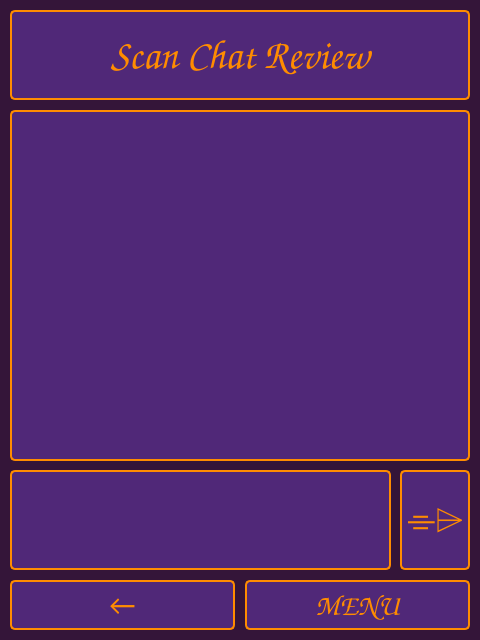
<?xml version="1.0" encoding="UTF-8"?>
<ui version="4.0">
 <class>scanChatWindow</class>
 <widget class="QDialog" name="scanChatWindow">
  <property name="geometry">
   <rect>
    <x>0</x>
    <y>0</y>
    <width>480</width>
    <height>640</height>
   </rect>
  </property>
  <property name="windowTitle">
   <string>Dialog</string>
  </property>
  <property name="styleSheet">
   <string notr="true">QDialog {
    background-color: rgb(52, 21, 57);
}</string>
  </property>
  <widget class="QWidget" name="mWindow" native="true">
   <property name="geometry">
    <rect>
     <x>0</x>
     <y>0</y>
     <width>480</width>
     <height>640</height>
    </rect>
   </property>
   <property name="styleSheet">
    <string notr="true">QWidget {
    background-color: rgb(52, 21, 57);
}</string>
   </property>
   <widget class="QLabel" name="chatTitleLabel">
    <property name="geometry">
     <rect>
      <x>10</x>
      <y>10</y>
      <width>460</width>
      <height>90</height>
     </rect>
    </property>
    <property name="font">
     <font>
      <family>Comic Sans MS</family>
      <pointsize>30</pointsize>
     </font>
    </property>
    <property name="styleSheet">
     <string notr="true">QLabel {
    border: 2px solid rgb(255, 140, 0);       /* darker purple border */
    border-radius: 5px;
    padding: 6px;
    color: rgb(255, 140, 0);                 /* orange text */
    background-color: rgb(80, 40, 120);      /* darker purple background */
}</string>
    </property>
    <property name="text">
     <string>Scan Chat Review</string>
    </property>
    <property name="alignment">
     <set>Qt::AlignmentFlag::AlignCenter</set>
    </property>
   </widget>
   <widget class="QPushButton" name="backButton">
    <property name="geometry">
     <rect>
      <x>10</x>
      <y>580</y>
      <width>225</width>
      <height>50</height>
     </rect>
    </property>
    <property name="font">
     <font>
      <family>Calibri</family>
      <pointsize>22</pointsize>
     </font>
    </property>
    <property name="styleSheet">
     <string notr="true">QPushButton {
    border: 2px solid rgb(255, 140, 0);       /* darker purple border */
    border-radius: 5px;
    padding: 6px;
    color: rgb(255, 140, 0);                 /* orange text */
    background-color: rgb(80, 40, 120);      /* darker purple background */
}</string>
    </property>
    <property name="text">
     <string>←</string>
    </property>
   </widget>
   <widget class="QPushButton" name="menuButton">
    <property name="geometry">
     <rect>
      <x>245</x>
      <y>580</y>
      <width>225</width>
      <height>50</height>
     </rect>
    </property>
    <property name="font">
     <font>
      <family>Comic Sans MS</family>
      <pointsize>22</pointsize>
     </font>
    </property>
    <property name="styleSheet">
     <string notr="true">QPushButton {
    border: 2px solid rgb(255, 140, 0);       /* darker purple border */
    border-radius: 5px;
    padding: 6px;
    color: rgb(255, 140, 0);                 /* orange text */
    background-color: rgb(80, 40, 120);      /* darker purple background */
}</string>
    </property>
    <property name="text">
     <string>MENU</string>
    </property>
   </widget>
   <widget class="QTextEdit" name="promptEdit">
    <property name="geometry">
     <rect>
      <x>10</x>
      <y>470</y>
      <width>381</width>
      <height>100</height>
     </rect>
    </property>
    <property name="styleSheet">
     <string notr="true">QTextEdit {
    border: 2px solid rgb(255, 140, 0);       /* darker purple border */
    border-radius: 5px;
    padding: 6px;
    color: white;                 /* white text */
    background-color: rgb(80, 40, 120);      /* darker purple background */
}</string>
    </property>
   </widget>
   <widget class="QTextEdit" name="chatEdit">
    <property name="geometry">
     <rect>
      <x>10</x>
      <y>110</y>
      <width>460</width>
      <height>351</height>
     </rect>
    </property>
    <property name="styleSheet">
     <string notr="true">QTextEdit {
    border: 2px solid rgb(255, 140, 0);       /* darker purple border */
    border-radius: 5px;
    padding: 6px;
    color: white;                 /* white text */
    background-color: rgb(80, 40, 120);      /* darker purple background */
}</string>
    </property>
   </widget>
   <widget class="QPushButton" name="sendButton">
    <property name="geometry">
     <rect>
      <x>400</x>
      <y>470</y>
      <width>70</width>
      <height>100</height>
     </rect>
    </property>
    <property name="font">
     <font>
      <family>Comic Sans MS</family>
      <pointsize>28</pointsize>
     </font>
    </property>
    <property name="styleSheet">
     <string notr="true">QPushButton {
    border: 2px solid rgb(255, 140, 0);       /* darker purple border */
    border-radius: 5px;
    padding: 6px;
    color: rgb(255, 140, 0);                 /* orange text */
    background-color: rgb(80, 40, 120);      /* darker purple background */
}</string>
    </property>
    <property name="text">
     <string>⌯⌲</string>
    </property>
   </widget>
  </widget>
 </widget>
 <resources/>
 <connections/>
</ui>
